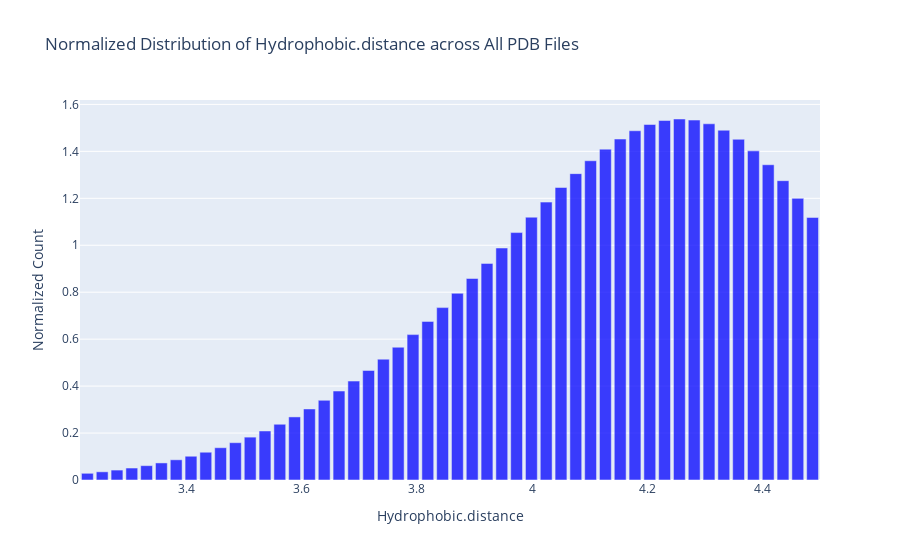

Write notebook code for a chart like this one.
### Code cell
# columns = [col for col in final_results_df.columns if col not in ['PDB_File', 'Residue']]
# plot_normalized_distributions(final_results_df, columns)

numeric_columns = [
    col for col in final_results_df.columns
    if col not in ['PDB_File', 'Residue'] and pd.api.types.is_numeric_dtype(final_results_df[col])
]

plot_normalized_distributions(final_results_df, numeric_columns)

### Figure 1 — Plotly figure (JSON) as saved in the notebook; plotly's stock layout.template omitted (floating-point values rounded to 4 significant figures)
{"data": [{"marker": {"color": "blue"}, "name": "All PDB Files", "opacity": 0.75, "type": "bar", "x": [3.228, 3.253, 3.279, 3.305, 3.33, 3.356, 3.382, 3.408, 3.433, 3.459, 3.485, 3.51, 3.536, 3.562, 3.588, 3.613, 3.639, 3.665, 3.69, 3.716, 3.742, 3.767, 3.793, 3.819, 3.845, 3.87, 3.896, 3.922, 3.947, 3.973, 3.999, 4.024, 4.05, 4.076, 4.102, 4.127, 4.153, 4.179, 4.204, 4.23, 4.256, 4.282, 4.307, 4.333, 4.359, 4.384, 4.41, 4.436, 4.461, 4.487], "y": [0.02854, 0.03486, 0.04229, 0.05099, 0.06109, 0.07273, 0.08605, 0.1012, 0.1183, 0.1375, 0.1589, 0.1826, 0.2088, 0.2374, 0.2687, 0.3027, 0.3394, 0.379, 0.4213, 0.4666, 0.5147, 0.5656, 0.6193, 0.6756, 0.7344, 0.7954, 0.8583, 0.9227, 0.9882, 1.054, 1.119, 1.184, 1.246, 1.305, 1.36, 1.409, 1.452, 1.488, 1.514, 1.531, 1.538, 1.533, 1.517, 1.49, 1.451, 1.402, 1.343, 1.275, 1.2, 1.118]}], "layout": {"barmode": "overlay", "title": {"text": "Normalized Distribution of Hydrophobic.distance across All PDB Files"}, "xaxis": {"title": {"text": "Hydrophobic.distance"}}, "yaxis": {"title": {"text": "Normalized Count"}}}}
